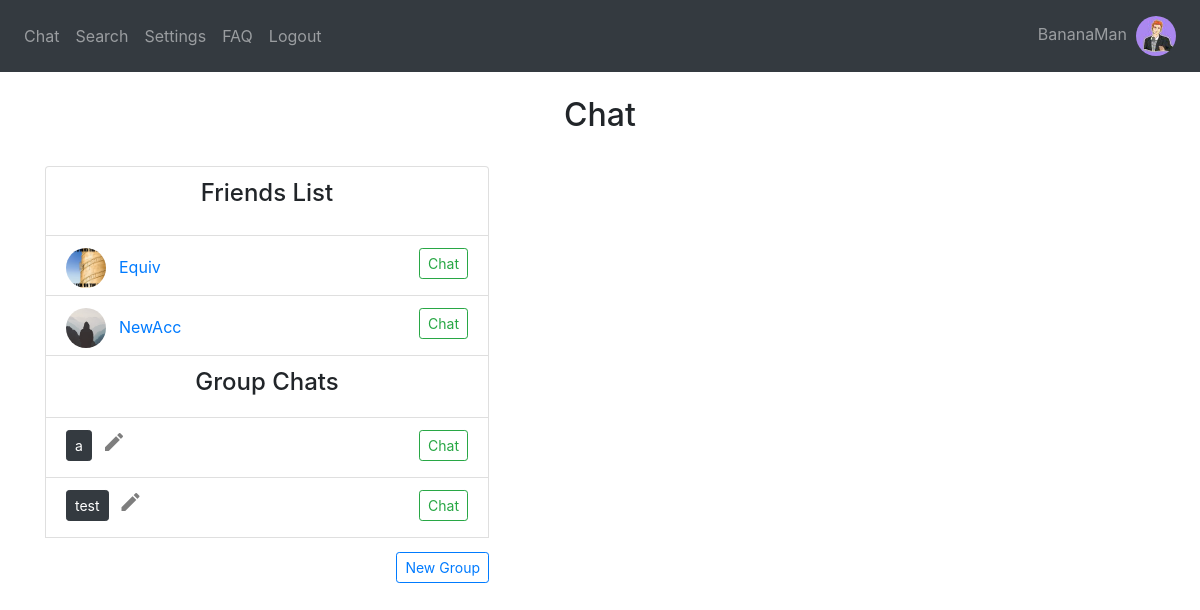
The app's page / (signed in) with its own data.
### website/models.py (models this page shows)
class User(db.Model, UserMixin):
    username = db.Column(db.String(150), unique=True)
    password = db.Column(db.String(150))
    answer = db.Column(db.String(150)) # security word
    question = db.Column(db.String(150)) # security question
    first_name = db.Column(db.String(150))
    status = db.Column(db.String(150))
    messages = db.relationship('Message')
    friends_list = db.relationship('Friend')
    id = db.Column(db.Integer, primary_key=True)
    name = db.Column(db.String(20))
    groups = db.relationship('Group', secondary=user_groups, backref=db.backref('members', lazy='dynamic'))
    image_file = db.Column(db.String(20), nullable=False, default='default.jpg')

class Friend(db.Model):
    id = db.Column(db.Integer, primary_key=True)
    user_id = db.Column(db.Integer, db.ForeignKey('user.id')) #one-to-many relationship
    friend_id = db.Column(db.Integer)
    friend_name = db.Column(db.String(10000))

class Group(db.Model):
    group_id = db.Column(db.Integer, primary_key=True)
    group_name = db.Column(db.String(20))

### website/views.py (the view, shortened to what this page needs)
@views.route('/', methods=['GET', 'POST'])
@login_required
def chat():
    recipient = None
    user_db = User.query.all()
    message_db = Message.query.all()
    return render_template("chat.html", User=User, user=current_user, username=current_user.username, user_db=user_db, Message = Message, recipient=recipient, desc=desc, redirect=redirect)

### website/__init__.py (called while the page is built)
def create_app():
    app = Flask(__name__)
    app.config['SECRET_KEY'] = 'wadkjwlajda'
    app.config['SQLALCHEMY_DATABASE_URI'] = f'sqlite:///{DB_NAME}'
    db.init_app(app)
    from .views import views
    from .auth import auth
    from .group_views import group_views
    app.register_blueprint(views, url_prefix='/')
    app.register_blueprint(auth, url_prefix='/')
    app.register_blueprint(group_views, url_prefix='/')
    from .models import User, Message
    create_database(app)
    login_manager = LoginManager()
    login_manager.login_view = 'auth.login'
    login_manager.init_app(app)
    @login_manager.user_loader
    def load_user(id):
        return User.query.get(int(id))
    return app

### website/templates/chat.html (shortened to what this page needs)
{% extends "base.html" %} {% block title %}Chat{% endblock %} {% block content
    %}
    <h2 align="center">Chat</h2>
    <br />
<div style="float: left; width: 40%; padding-left: 0%">
    <li style="height: 70px" class="list-group-item"><h4 align="center">Friends List</h4></li>
    {% if user.friends_list %}
        {% for friend in user.friends_list %}
            <li style="height: 60px" class="list-group-item">
                <div style="float: left"><a href="/profile/{{User.query.filter(User.id == friend.friend_id).first_or_404().username}}"><img id='cornerpic' style="width:40px" class="rounded-circle account-img" src="{{ url_for('static', filename='profile_pics/' + User.query.filter(User.id == friend.friend_id).first_or_404().image_file) }}"></a></div>
                <div style="float: left"><a class="btn btn-link" id="chat" href="/profile/{{User.query.filter(User.id == friend.friend_id).first_or_404().username}}">{{User.query.filter(User.id == friend.friend_id).first_or_404().username}}</a></div>
                {% if friend.friend_id != recipient.id %}
                    <div align="right"><a class="btn btn-outline-success btn-sm" id="chat" href="/chat/{{User.query.filter(User.id == friend.friend_id).first_or_404().username}}">Chat</a></div>
                {% endif %}
            </li>
        {% endfor %}
    {% endif %}
    {% if user.groups %}
    <li class="list-group-item"><h4 align="center">Group Chats</h4></li>
        {% for specific_group in user.groups %}
            <li style="height: 60px" class="list-group-item">
                <div style="float: left; padding-right: 10px"><a class="btn btn-dark btn-sm" id="chat" href="/group-chat/{{specific_group.group_id}}">{{specific_group.group_name}}</a></div>
                <div style="float: left"><a class="close" id="chat" href="/change-group-name/{{specific_group.group_id}}"><span aria-hidden="true"><i class="material-icons">mode_edit</i></span></a></div>
                <div align="right"><a class="btn btn-outline-success btn-sm" id="chat" href="/group-chat/{{specific_group.group_id}}">Chat</a></div>
            </li>
        {% endfor %}
    {% endif %}
    <div style="float: right; padding-top: 3%"><a class="btn btn-outline-primary btn-sm" id="create-group" href="/create-group">New Group</a></div>
</div>
{% endblock %}

### website/templates/base.html (shortened to what this page needs)
<!DOCTYPE html>
<html>
  <head>
    <link
      rel="stylesheet"
      href="https://stackpath.bootstrapcdn.com/bootstrap/4.4.1/css/bootstrap.min.css"
    />
    <link
      rel="stylesheet"
      href="https://stackpath.bootstrapcdn.com/font-awesome/4.7.0/css/font-awesome.min.css"
    />
  </head>
  <body>
    <nav class="navbar navbar-expand-lg navbar-dark bg-dark">
      <div class="collapse navbar-collapse" id="navbar">
        <div class="navbar-nav">
          {% if current_user.is_authenticated %}
            <a class="nav-item nav-link" id="chat" href="/">Chat</a>
            <a class="nav-item nav-link" id="search" href="/search">Search</a>
            <a class="nav-item nav-link" id="settings" href="/settings">Settings</a>
            <a class="nav-item nav-link" id="faq" href="/faq">FAQ</a>
            <a class="nav-item nav-link" id="logout" href="/logout">Logout</a>
          {% else %}
            <a class="nav-item nav-link" id="login" href="/login">Log In</a>
            <a class="nav-item nav-link" id="signUp" href="/sign-up">Sign Up</a>
            <a class="nav-item nav-link" id="faq" href="/faq">FAQ</a>
          {% endif %}
        </div>
      </div>
        <div class="navbar-nav">
          {% if current_user.is_authenticated %}
          <a class="nav-item nav-link" id="chat" href="/profile">{{current_user.username}}&nbsp;&nbsp;<img id="cornerpic" style="width: 40px;" class="rounded-circle account-img" src="{{ url_for('static', filename='profile_pics/' + current_user.image_file) }}"></a>
          {% endif %}
        </div>
    </nav>
    <br />
    <div class="container">{% block content %} {% endblock %}</div>
  </body>
</html>

### website/templates/base.html (style rules this page uses)
#cornerpic { object-fit: cover; width:40px; height:40px; }

### records on screen
User: username "BananaMan", image_file (picture)
Friend: image_file (picture)
User: query.filter "Equiv"
Friend: image_file (placeholder picture)
User: query.filter "NewAcc"
Group: group_name "a"
Group: group_name "test"
